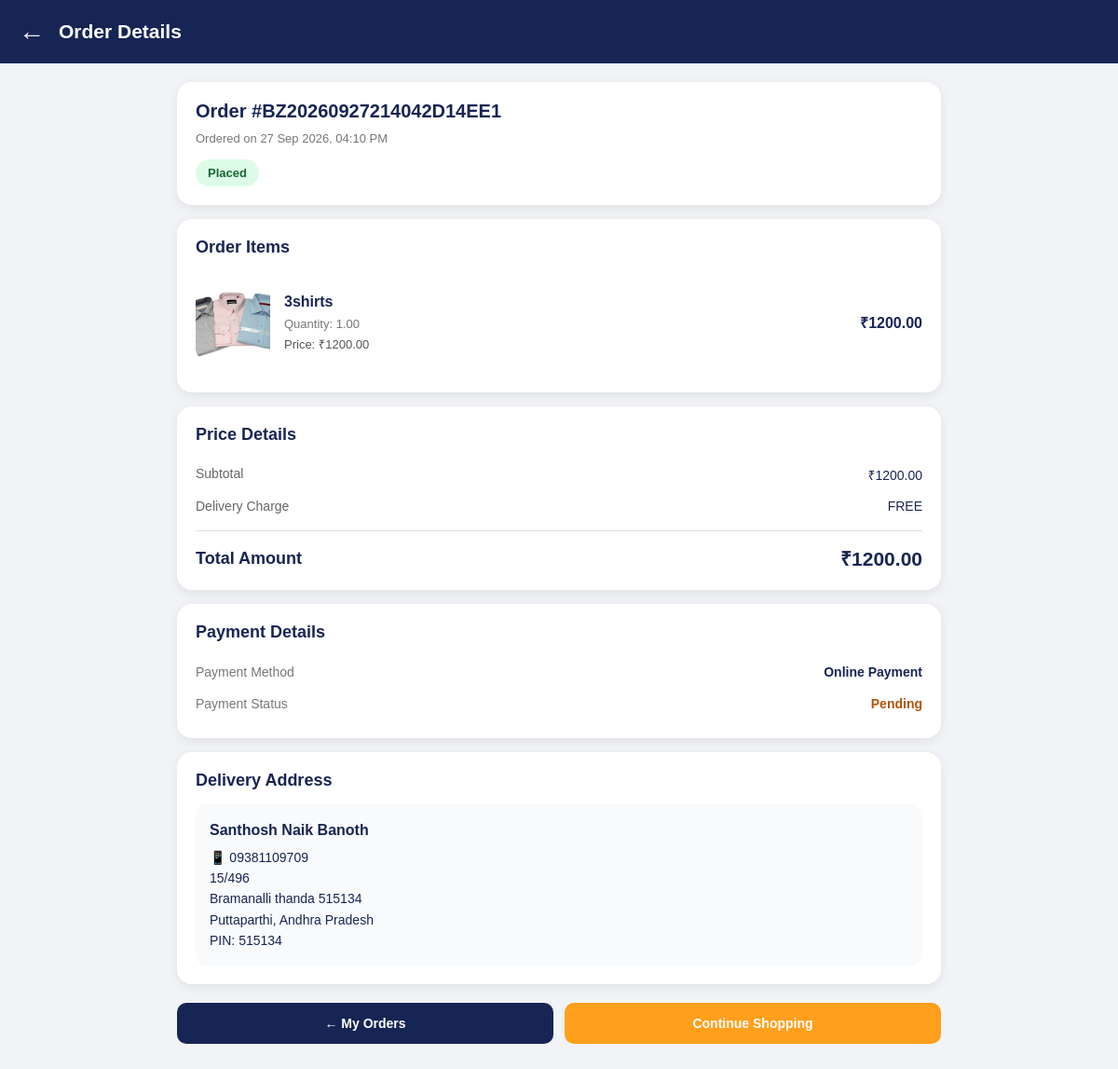
/orders/15/ (signed in), run on the app's committed database.
### store/models.py (models this page shows, shortened)
class Order(models.Model):
    PAYMENT_CHOICES = [
        ("COD", "Cash on Delivery"),
        ("ONLINE", "Online Payment"),
    ]
    STATUS_CHOICES = [
        ("Pending", "Pending"),
        ("Confirmed", "Confirmed"),
        ("Shipped", "Shipped"),
        ("Delivered", "Delivered"),
        ("Cancelled", "Cancelled"),
    ]
    customer = models.ForeignKey(
        Customer,
        on_delete=models.CASCADE
    )
    address = models.ForeignKey(
        Address,
        on_delete=models.CASCADE
    )
    order_number = models.CharField(
        max_length=30,
        unique=True
    )
    subtotal = models.DecimalField(
        max_digits=10,
        decimal_places=2
    )
    delivery_charge = models.DecimalField(
        max_digits=10,
        decimal_places=2
    )
    total_amount = models.DecimalField(
        max_digits=10,
        decimal_places=2
    )
    payment_method = models.CharField(
        max_length=20,
        choices=PAYMENT_CHOICES
    )
    payment_status = models.CharField(
        max_length=20
    )
    status = models.CharField(
        max_length=30,
        choices=STATUS_CHOICES
    )
    created_at = models.DateTimeField(
        auto_now_add=True
    )

class OrderItem(models.Model):
    order = models.ForeignKey(
        Order,
        on_delete=models.CASCADE,
        related_name="items"
    )
    product = models.ForeignKey(
        Product,
        on_delete=models.CASCADE
    )
    quantity = models.DecimalField(
        max_digits=10,
        decimal_places=2
    )
    price = models.DecimalField(
        max_digits=10,
        decimal_places=2
    )
    total = models.DecimalField(
        max_digits=10,
        decimal_places=2
    )

class Product(models.Model):
    CATEGORY_CHOICES = [
        ("Food", "Food"),
        ("Grocery", "Grocery"),
        ("Books", "Books"),
        ("Medicine", "Medicine"),
        ("Electronics", "Electronics"),
        ("Fashion", "Fashion"),
    ]
    name = models.CharField(
        max_length=150
    )
    category = models.CharField(
        max_length=50,
        choices=CATEGORY_CHOICES
    )
    price = models.DecimalField(
        max_digits=10,
        decimal_places=2
    )
    quantity = models.CharField(
        max_length=20,
        default="1 kg"
    )
    image = models.ImageField(
        upload_to="products/",
        blank=True,
        null=True
    )

class Address(models.Model):
    customer = models.ForeignKey(
        Customer,
        on_delete=models.CASCADE
    )
    full_name = models.CharField(
        max_length=100
    )
    mobile = models.CharField(
        max_length=15
    )
    house = models.CharField(
        max_length=200
    )
    street = models.CharField(
        max_length=200
    )
    city = models.CharField(
        max_length=100
    )
    state = models.CharField(
        max_length=100
    )
    pincode = models.CharField(
        max_length=10
    )
    is_active = models.BooleanField(
        default=True
    )
    created_at = models.DateTimeField(
        auto_now_add=True
    )

### store/views.py (the view)
def order_detail(request, order_id):
    customer = get_customer(request)
    if customer is None:
        return redirect(
            "login"
        )
    order = get_object_or_404(
        Order.objects
        .select_related(
            "address"
        )
        .prefetch_related(
            "items__product"
        ),
        id=order_id,
        customer=customer
    )
    return render(
        request,
        "store/order_detail.html",
        {
            "customer": customer,
            "order": order,
        }
    )

### store/views.py (called while the page is built)
def get_customer(request):
    customer_id = request.session.get("customer_id")
    if not customer_id:
        return None
    try:
        return Customer.objects.get(
            id=customer_id
        )
    except Customer.DoesNotExist:
        return None

### templates/store/order_detail.html (shortened to what this page needs)
<!DOCTYPE html>
<html lang="en">
<head>
</head>
<body>
<div class="header">
    <a
        href="{% url 'orders' %}"
        class="back"
    >
        ←
    </a>
    <div class="header-title">
        Order Details
    </div>
</div>
<div class="container">
    <div class="order-header">
        <div class="order-number">
            Order #{{ order.order_number }}
        </div>
        <div class="order-date">
            Ordered on
            {{ order.created_at|date:"d M Y, h:i A" }}
        </div>
        <div class="status">
            {{ order.status }}
        </div>
    </div>
    <div class="section">
        <div class="section-title">
            Order Items
        </div>
        {% for item in order.items.all %}
        <div class="order-item">
            {% if item.product.image %}
            <img
                src="{{ item.product.image.url }}"
                class="product-image"
                alt="{{ item.product.name }}"
            >
            {% else %}
            <div class="product-image"></div>
            {% endif %}
            <div class="item-info">
                <div class="product-name">
                    {{ item.product.name }}
                </div>
                <div class="item-quantity">
                    Quantity:
                    {{ item.quantity }}
                </div>
                <div class="item-price">
                    Price:
                    ₹{{ item.price|floatformat:2 }}
                </div>
            </div>
            <div class="item-total">
                ₹{{ item.total|floatformat:2 }}
            </div>
        </div>
        {% empty %}
        <p>
            No items found in this order.
        </p>
        {% endfor %}
    </div>
    <div class="section">
        <div class="section-title">
            Price Details
        </div>
        <div class="price-row">
            <span class="price-label">
                Subtotal
            </span>
            <span class="price-value">
                ₹{{ order.subtotal|floatformat:2 }}
            </span>
        </div>
        <div class="price-row">
            <span class="price-label">
                Delivery Charge
            </span>
            <span class="price-value">
                {% if order.delivery_charge == 0 %}
                    FREE
                {% else %}
                    ₹{{ order.delivery_charge|floatformat:2 }}
                {% endif %}
            </span>
        </div>
        <div class="grand-total-row">
            <span class="grand-total-label">
                Total Amount
            </span>
            <span class="grand-total">
                ₹{{ order.total_amount|floatformat:2 }}
            </span>
        </div>
    </div>
    <div class="section">
        <div class="section-title">
            Payment Details
        </div>
        <div class="info-row">
            <span class="info-label">
                Payment Method
            </span>
            <span class="info-value">
                {{ order.get_payment_method_display }}
            </span>
        </div>
        <div class="info-row">
            <span class="info-label">
                Payment Status
            </span>
            <span
                class="info-value
                {% if order.payment_status == 'Paid' %}
                    payment-paid
                {% elif order.payment_status == 'Pending' %}
                    payment-pending
                {% endif %}"
            >
                {{ order.payment_status }}
            </span>
        </div>
    </div>
    <div class="section">
        <div class="section-title">
            Delivery Address
        </div>
        <div class="address-box">
            <div class="address-name">
                {{ order.address.full_name }}
            </div>
            📱 {{ order.address.mobile }}
            <br>
            {{ order.address.house }}
            <br>
            {{ order.address.street }}
            <br>
            {{ order.address.city }},
            {{ order.address.state }}
            <br>
            PIN:
            {{ order.address.pincode }}
        </div>
    </div>
    <div class="buttons">
        <a
            href="{% url 'orders' %}"
            class="button orders-button"
        >
            ← My Orders
        </a>
        <a
            href="{% url 'home' %}"
            class="button home-button"
        >
            Continue Shopping
        </a>
    </div>
</div>
</body>
</html>

### templates/store/order_detail.html (style rules this page uses)
* { box-sizing: border-box; }
body { margin: 0; font-family: Arial, sans-serif; background: #f1f3f6; color: #172554; padding-bottom: 40px; }
.header { background: #172554; color: white; padding: 18px 20px; display: flex; align-items: center; gap: 15px; }
.back { color: white; text-decoration: none; font-size: 28px; }
.header-title { font-size: 21px; font-weight: bold; }
.container { max-width: 850px; margin: 20px auto; padding: 0 15px; }
.order-header { background: white; border-radius: 16px; padding: 20px; margin-bottom: 15px; box-shadow: 0 3px 12px rgba(0, 0, 0, 0.08); }
.order-number { font-size: 20px; font-weight: bold; margin-bottom: 10px; }
.order-date { color: #777; font-size: 13px; margin-bottom: 15px; }
.status { display: inline-block; padding: 7px 13px; border-radius: 20px; background: #dcfce7; color: #166534; font-size: 13px; font-weight: bold; }
.section { background: white; border-radius: 16px; padding: 20px; margin-bottom: 15px; box-shadow: 0 3px 12px rgba(0, 0, 0, 0.08); }
.section-title { font-size: 18px; font-weight: bold; margin-bottom: 15px; }
.order-item { display: flex; align-items: center; gap: 15px; padding: 15px 0; border-bottom: 1px solid #eeeeee; }
.order-item:last-child { border-bottom: none; }
.product-image { width: 80px; height: 80px; object-fit: cover; border-radius: 12px; background: #f5f5f5; }
.item-info { flex: 1; }
.product-name { font-size: 16px; font-weight: bold; margin-bottom: 7px; }
.item-quantity { color: #777; font-size: 13px; margin-bottom: 5px; }
.item-price { color: #555; font-size: 13px; }
.item-total { font-size: 16px; font-weight: bold; }
.price-row { display: flex; justify-content: space-between; padding: 8px 0; font-size: 14px; }
.price-label { color: #666; }
.price-value { font-weight: 500; }
.grand-total-row { display: flex; justify-content: space-between; align-items: center; border-top: 1px solid #dddddd; margin-top: 10px; padding-top: 15px; }
.grand-total-label { font-size: 18px; font-weight: bold; }
.grand-total { font-size: 21px; font-weight: bold; color: #172554; }
.info-row { display: flex; justify-content: space-between; gap: 15px; padding: 9px 0; font-size: 14px; }
.info-label { color: #777; }
.info-value { font-weight: bold; text-align: right; }
.payment-pending { color: #b45309; }
.address-box { background: #f8fafc; border-radius: 12px; padding: 15px; line-height: 1.6; font-size: 14px; }
.address-name { font-weight: bold; font-size: 16px; margin-bottom: 5px; }
.buttons { display: flex; gap: 12px; margin-top: 20px; }
.button { flex: 1; padding: 14px; border-radius: 10px; text-align: center; text-decoration: none; font-weight: bold; font-size: 14px; }
.orders-button { background: #172554; color: white; }
.home-button { background: #ff9f1c; color: white; }

### data on the page
Order: order_number "BZ20260927214042D14EE1", created_at "27 Sep 2026, 04:10 PM", status "Placed", subtotal "1200.00", total_amount "1200.00", payment_method "Online Payment", payment_status "Pending", address.full_name "Santhosh Naik Banoth", address.mobile "09381109709", address.house "15/496", address.street "Bramanalli thanda 515134", address.city "Puttaparthi", address.state "Andhra Pradesh", address.pincode "515134"
OrderItem: product.image (picture), product.name "3shirts", quantity "1.00", price "1200.00", total "1200.00"
